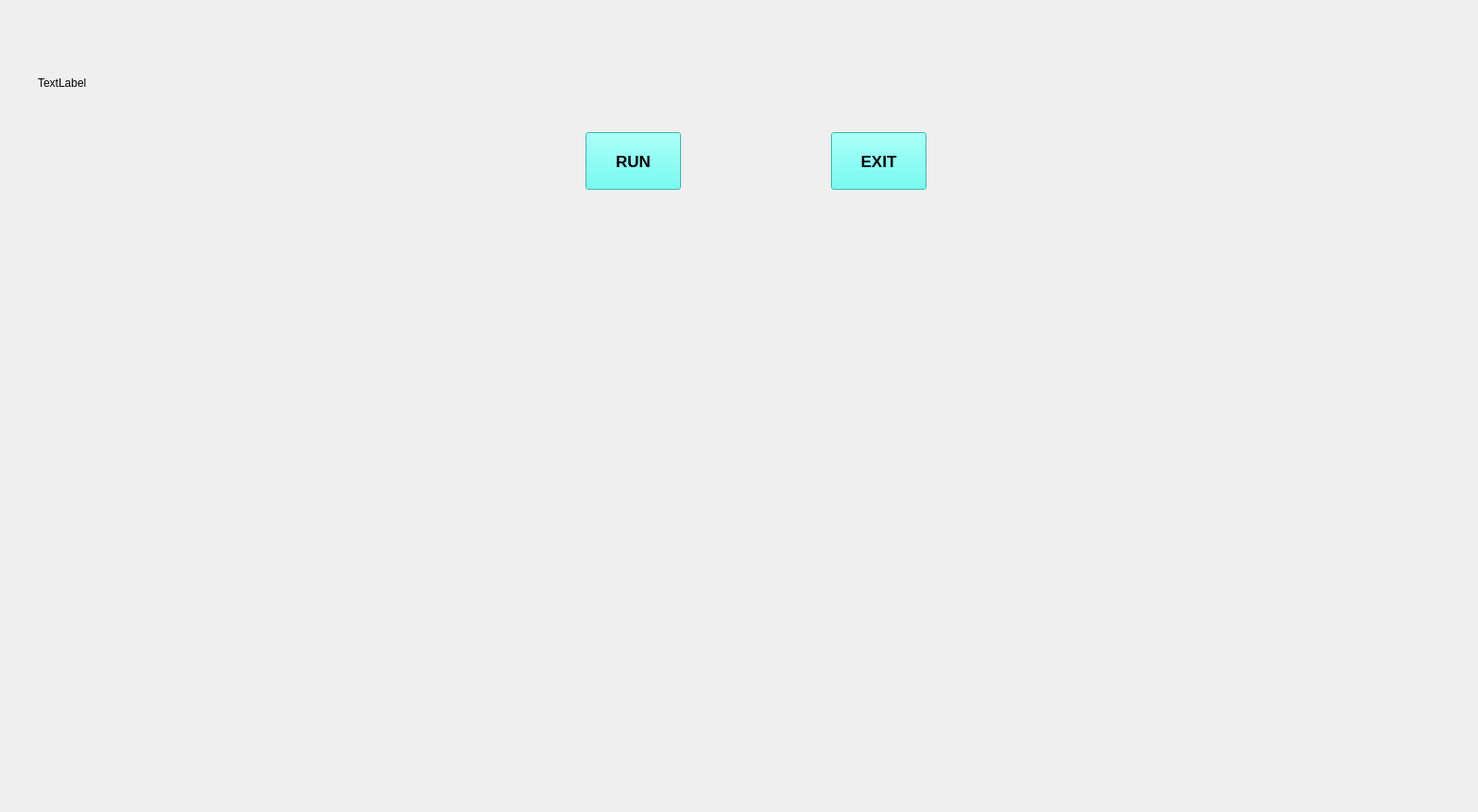
<?xml version="1.0" encoding="UTF-8"?>
<ui version="4.0">
 <class>MainWindow</class>
 <widget class="QMainWindow" name="MainWindow">
  <property name="geometry">
   <rect>
    <x>0</x>
    <y>0</y>
    <width>1565</width>
    <height>860</height>
   </rect>
  </property>
  <property name="windowTitle">
   <string>MainWindow</string>
  </property>
  <property name="animated">
   <bool>false</bool>
  </property>
  <widget class="QWidget" name="centralwidget">
   <widget class="QLabel" name="jarvisGui">
    <property name="geometry">
     <rect>
      <x>0</x>
      <y>0</y>
      <width>1571</width>
      <height>991</height>
     </rect>
    </property>
    <property name="styleSheet">
     <string notr="true"/>
    </property>
    <property name="text">
     <string/>
    </property>
    <property name="pixmap">
     <pixmap>../Jarvis_background.jpg</pixmap>
    </property>
    <property name="scaledContents">
     <bool>true</bool>
    </property>
   </widget>
   <widget class="QLabel" name="label_2">
    <property name="geometry">
     <rect>
      <x>1060</x>
      <y>110</y>
      <width>491</width>
      <height>601</height>
     </rect>
    </property>
    <property name="text">
     <string/>
    </property>
    <property name="pixmap">
     <pixmap>../Jarvis.gif</pixmap>
    </property>
    <property name="scaledContents">
     <bool>true</bool>
    </property>
   </widget>
   <widget class="QLabel" name="label_3">
    <property name="geometry">
     <rect>
      <x>40</x>
      <y>80</y>
      <width>55</width>
      <height>16</height>
     </rect>
    </property>
    <property name="text">
     <string>TextLabel</string>
    </property>
   </widget>
   <widget class="QLabel" name="label_4">
    <property name="geometry">
     <rect>
      <x>30</x>
      <y>420</y>
      <width>421</width>
      <height>241</height>
     </rect>
    </property>
    <property name="text">
     <string/>
    </property>
    <property name="pixmap">
     <pixmap>../Entity_blocks.jpg</pixmap>
    </property>
    <property name="scaledContents">
     <bool>true</bool>
    </property>
   </widget>
   <widget class="QLabel" name="label_5">
    <property name="geometry">
     <rect>
      <x>10</x>
      <y>80</y>
      <width>421</width>
      <height>281</height>
     </rect>
    </property>
    <property name="text">
     <string/>
    </property>
    <property name="pixmap">
     <pixmap>../Jarvis_Loading_Screen.gif</pixmap>
    </property>
    <property name="scaledContents">
     <bool>true</bool>
    </property>
   </widget>
   <widget class="QLabel" name="label_7">
    <property name="geometry">
     <rect>
      <x>630</x>
      <y>170</y>
      <width>361</width>
      <height>561</height>
     </rect>
    </property>
    <property name="text">
     <string/>
    </property>
    <property name="pixmap">
     <pixmap>../Jarvis Circular.gif</pixmap>
    </property>
    <property name="scaledContents">
     <bool>true</bool>
    </property>
   </widget>
   <widget class="QTextBrowser" name="textBrowser">
    <property name="geometry">
     <rect>
      <x>140</x>
      <y>460</y>
      <width>191</width>
      <height>51</height>
     </rect>
    </property>
    <property name="styleSheet">
     <string notr="true">background:transparent;
border-radius:none;</string>
    </property>
   </widget>
   <widget class="QTextBrowser" name="textBrowser_2">
    <property name="geometry">
     <rect>
      <x>140</x>
      <y>570</y>
      <width>191</width>
      <height>51</height>
     </rect>
    </property>
    <property name="styleSheet">
     <string notr="true">background:transparent;
border-radius:none;</string>
    </property>
   </widget>
   <widget class="QPushButton" name="pushButton">
    <property name="geometry">
     <rect>
      <x>620</x>
      <y>140</y>
      <width>101</width>
      <height>61</height>
     </rect>
    </property>
    <property name="font">
     <font>
      <pointsize>13</pointsize>
      <weight>75</weight>
      <bold>true</bold>
      <strikeout>false</strikeout>
      <kerning>true</kerning>
     </font>
    </property>
    <property name="cursor">
     <cursorShape>PointingHandCursor</cursorShape>
    </property>
    <property name="styleSheet">
     <string notr="true">background-color: rgb(76, 255, 243);</string>
    </property>
    <property name="text">
     <string>RUN</string>
    </property>
   </widget>
   <widget class="QPushButton" name="pushButton_2">
    <property name="geometry">
     <rect>
      <x>880</x>
      <y>140</y>
      <width>101</width>
      <height>61</height>
     </rect>
    </property>
    <property name="font">
     <font>
      <pointsize>13</pointsize>
      <weight>75</weight>
      <bold>true</bold>
     </font>
    </property>
    <property name="cursor">
     <cursorShape>PointingHandCursor</cursorShape>
    </property>
    <property name="styleSheet">
     <string notr="true">background-color: rgb(76, 255, 243);</string>
    </property>
    <property name="text">
     <string>EXIT</string>
    </property>
   </widget>
  </widget>
 </widget>
 <resources/>
 <connections/>
</ui>
